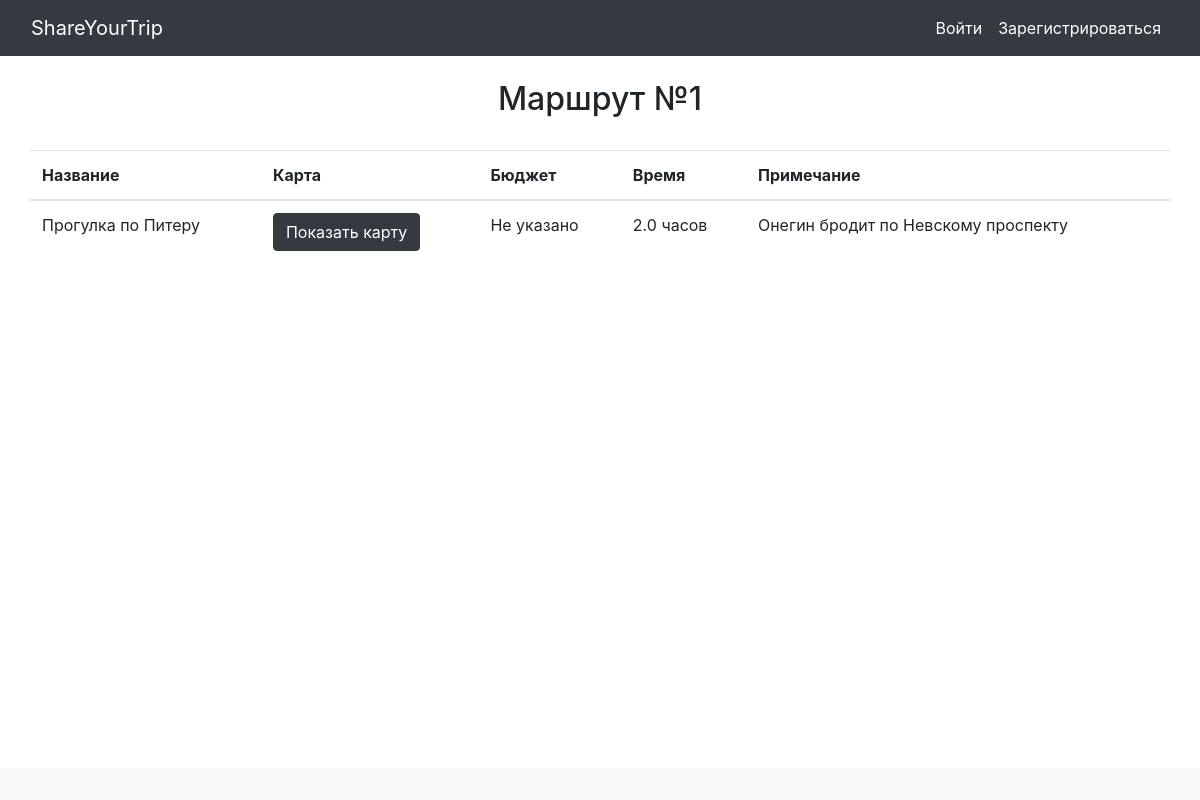
The app's page /route/1, older data.
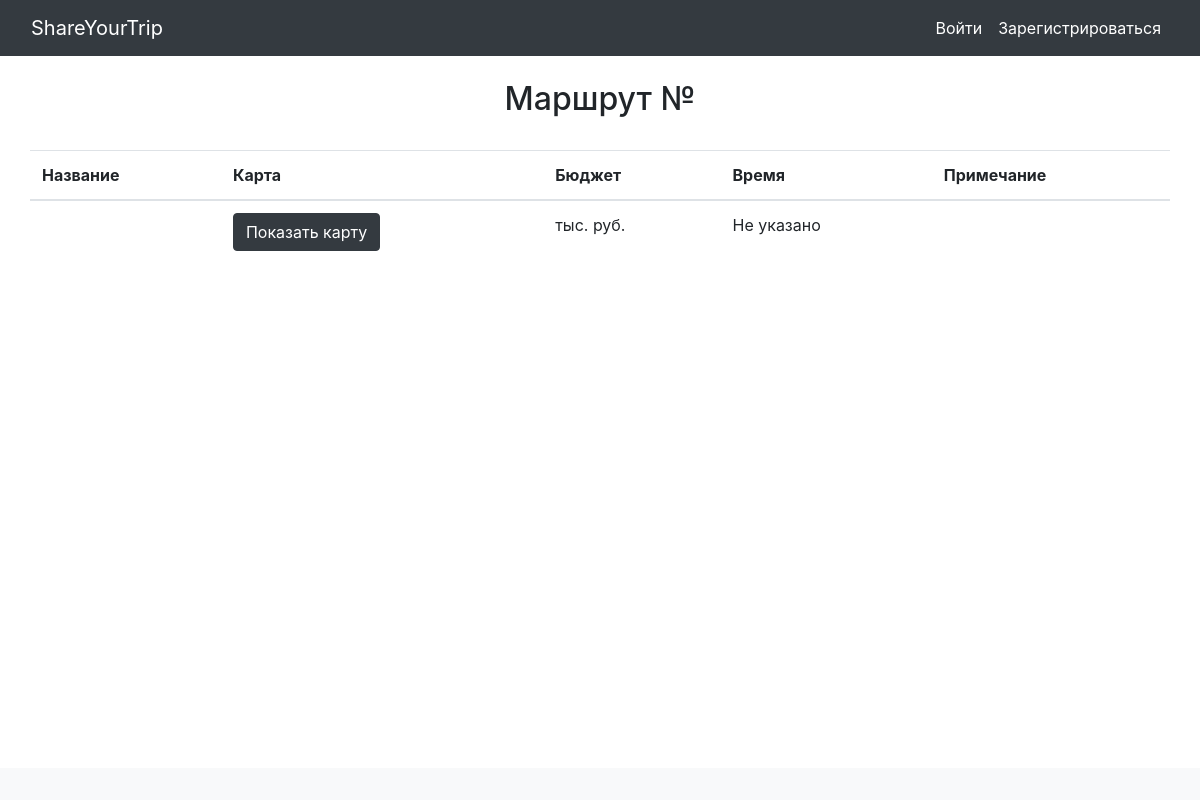
The same page, newer data.
### data/routes.py (models this page shows)
class Route(SqlAlchemyBase):
    __tablename__ = 'routes'
    id = sqlalchemy.Column(sqlalchemy.Integer, primary_key=True,
                                               autoincrement=True)
    name = sqlalchemy.Column(sqlalchemy.String)
    coordinates = sqlalchemy.Column(sqlalchemy.String)
    time_hours = sqlalchemy.Column(sqlalchemy.Float)
    budget = sqlalchemy.Column(sqlalchemy.Float)
    remarks = sqlalchemy.Column(sqlalchemy.String)
    author = sqlalchemy.Column(sqlalchemy.Integer, sqlalchemy.ForeignKey('users.id'))

### main.py (the view)
@login_required
@app.route("/route/<int:id>")
def route(id):
    db_sess = db_session.create_session()
    route = db_sess.query(Route).filter(Route.id == id).first()
    return render_template("route.html", title='Просмотр маршрута', r=route)

### data/db_session.py (called while the page is built)
def create_session() -> Session:
    global __factory
    return __factory()

### templates/route.html
{% extends 'base.html' %}
{% block content %}
<div class="containter mt-4 mb-4">
    <h2 class="text-center">Маршрут №{{ r.id }}</h2><br>
    <table class="container table">
        <thead>
            <tr>
                <th>Название</th>
                <th>Карта</th>
                <th>Бюджет</th>
                <th>Время</th>
                <th>Примечание</th>
            </tr>
        </thead>
        <tbody>
            <tr>
                <td>{{ r.name }}</td>
                <td><a class="btn btn-dark" href="/route/{{ r.id }}/map">Показать карту</a></td>
                {% if r.budget != None %}
                <td>{{ r.budget }} тыс. руб.</td>
                {% else %}
                <td>Не указано</td>
                {% endif %}
                {% if r.time_hours %}
                <td>{{ r.time_hours }} часов</td>
                {% else %}
                <td>Не указано</td>
                {% endif %}
                <td>{{ r.remarks }}</td>
            </tr>
        </tbody>
    </table>
</div>
{% endblock %}

Row changes from the older to the newer data that the page shows:
removed Route: id "1", name "Прогулка по Питеру", time_hours "2.0", remarks "Онегин бродит по Невскому проспекту"
Text that changed along with them:
text no longer shown: "часов"
text now shown: "тыс. руб."
